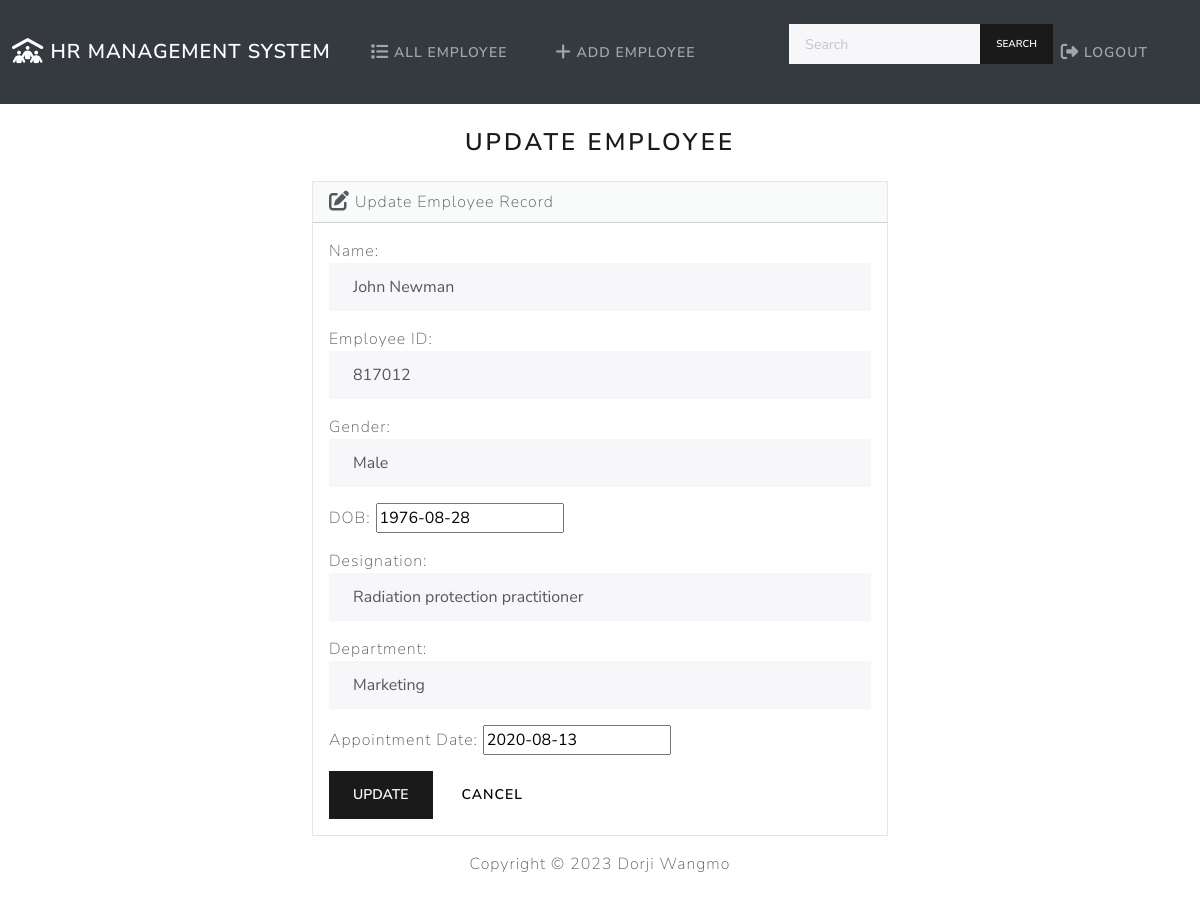
Page /edit/31/ (signed in) on the committed database.
### employee/models.py (models this page shows, shortened)
class Employee(models.Model):
    name = models.CharField(max_length=255)
    employee_id = models.PositiveIntegerField(unique=True)
    GENDER_CHOICES = (
        ('M', 'Male'),
        ('F', 'Female'),
    )
    gender = models.CharField(max_length=1, choices=GENDER_CHOICES)
    dob = models.DateField()
    designation = models.CharField(max_length=255)
    department = models.CharField(max_length=255)
    appointment_date = models.DateField()

### employee/views.py (the view)
# urls.py: path('edit/<int:id>/', views.edit, name='edit'),
@login_required
def edit(request, id):
    if request.method == 'POST':
        employee = Employee.objects.get(pk=id)
        form = EmployeeForm(request.POST, instance=employee)
        if form.is_valid():
            form.save()
            return render(request, 'employee/edit.html', {
                'form': form,
                'success': True
            })
    else:
        employee = Employee.objects.get(pk=id)
        form = EmployeeForm(instance=employee)
    return render(request, 'employee/edit.html', {
        'form': form
    })

### employee/templates/employee/edit.html (shortened to what this page needs)
{% extends "employee/base.html" %}
{% block body%}
    <h3 class="text-center m-4">Update Employee</h3>
    {% if success %}
        <div class="alert alert-success" role="alert">
            The new Employee updated successfully.
            <a href="{% url 'index' %}" class="alert-link">Go to Home Page.</a>
        </div>
    {% else %}
        <div class="row justify-content-center">
            <div class="col-6">
                <div class="card bg-light mb-3">
                    <div class="card-header">
                        <i class="fa-solid fa-pen-to-square fa-lg"></i> Update Employee Record
                    </div>
                    <div class="card-body">
                      <form action="" method="POST">
                        {{ form.as_p }}
                        <button type="submit" class="btn btn-primary">Update</button>
                        <a href="{% url 'index' %}" class="btn btn-secondary">Cancel</a>
                      </form>
                    </div>
                  </div>
            </div>
        </div>
    {% endif %}
{% endblock %}

### rows in the picture
Employee: name "John Newman", employee_id "817012", gender "Male", dob "1976-08-28", designation "Radiation protection practitioner", department "Marketing", appointment_date "2020-08-13"
